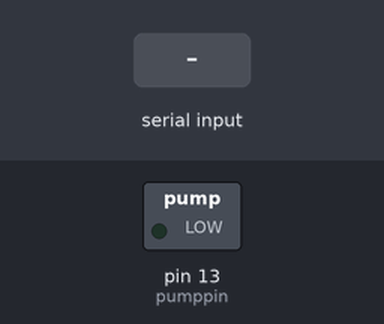
Bench run of a sketch on a simulated Arduino Uno, built with avr-gcc and run on an emulated ATmega328P. Shown: switched loads named in the sketch (green lamp = pin HIGH). The inputs (shaded band) are chosen by the test bench. What the sketch prints to the serial monitor is not drawn.

Above: at 1.2 s.
1.3 s: "<" received over Serial
At 3.0 s:
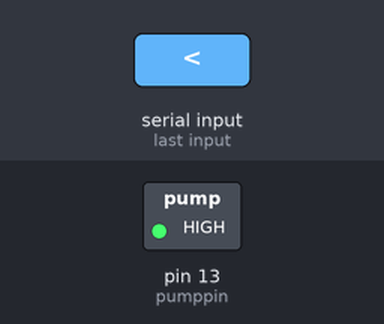
Timing chart, 0 to 4.8 s (numbered marks = the images above; inputs shaded):
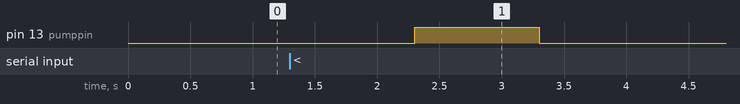

Measured:
- after the input at 1.3 s, pin 13 (pumppin): LOW → HIGH after 1.0 s, → LOW 1.0 s later

The sketch:

Arduino_2.ino
```cpp
const char startOfNumberDelimiter = '<';
const char endOfNumberDelimiter   = '>';
#define pumppin 13

char mystr[10];

void setup ()
  {
  pinMode(pumppin,OUTPUT);
  Serial.begin (115200);
  Serial.println("Starting...");
  } // end of setup

void loop ()
  { // end of for
  char mystr = Serial.read();
  if(mystr == '<')
  {

  delay(1000);
  digitalWrite(pumppin,HIGH);
  delay(1000);
  Serial.println("finished pumping");
  digitalWrite(pumppin,LOW);
  delay (5000);
  }
  }  // end of loop
```
